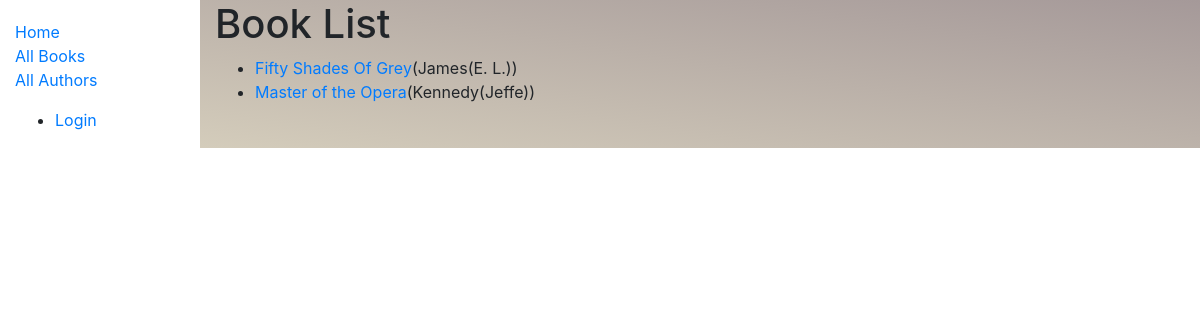
/catalog/books/, run on the app's committed database.
### catalog/models.py (models this page shows, shortened)
class Book(models.Model):
	title = models.CharField(max_length=200)
	author = models.ForeignKey('Author', on_delete=models.SET_NULL, null=True)
	summary = models.TextField(max_length=1000, help_text='Enter a brief description of the book')
	isbn = models.CharField('ISBN', max_length=13, help_text='13 Character <a href="https://www.isbn-international.org/content/what-isbn">ISBN number</a>')
	genre = models.ManyToManyField(Genre, help_text = 'Select a genre for this book')
	language = models.ForeignKey(Language, on_delete = models.SET_NULL, null = True)
	def get_absolute_url(self):
		return reverse('book-detail', args= [str(self.id)])
	def display_genre(self):
		return ', '.join(genre.name_of_genre for genre in self.genre.all()[:3])
	display_genre.short_description = 'Genre'

class Author(models.Model):
	first_name = models.CharField(max_length=100)
	last_name = models.CharField(max_length=100)
	date_of_birth = models.DateField(null=True, blank=True)
	date_of_death = models.DateField('Died', null=True, blank=True)
	class Meta:
		ordering = ['last_name', 'first_name']
	def __str__(self):
			return '{0}({1})'.format(self.last_name, self.first_name)

### catalog/views.py (the view)
# urls.py: path('books/', views.BookListView.as_view(), name ='books'),
class BookListView(generic.ListView):
		model = Book
		context_object_name = 'book_list'
		queryset = Book.objects.all()
		template_name = "books/book_list.html"
		def get_context_data(self,**kwargs):
			context = super(BookListView, self).get_context_data(**kwargs)
			return context

### catalog/templates/catalog/book_list.html
{% extends "base_generic.html" %}
{% block content  %}
	<h1>Book List</h1>
	{% if book_list %}
	<ul>
		{% for book in book_list  %}
			<li>
				<a href="{{ book.get_absolute_url }}">{{ book.title }}</a>({{book.author}})
			</li>
		{% endfor %}
	</ul>
	{% else %}
			<p>There are No books in the Library</p>
	{% endif %}
{% endblock  %}

### data on the page
Book: title "Fifty Shades Of Grey", author "James(E. L.)"
Book: title "Master of the Opera", author "Kennedy(Jeffe)"
